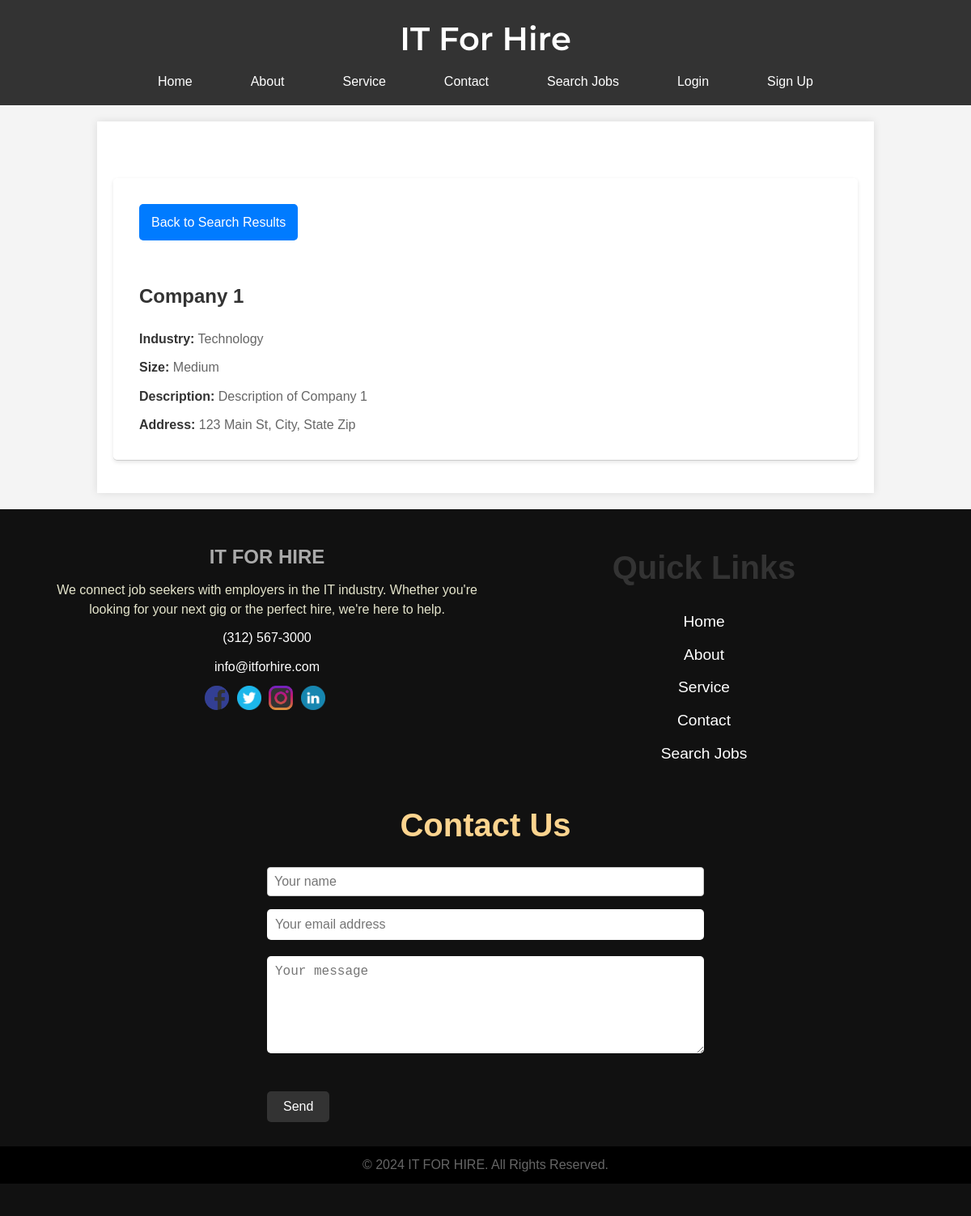
The app's page /company_details.php?company_id=1 with its own data.
### tables this page shows
CREATE TABLE companies (
    company_id INT AUTO_INCREMENT PRIMARY KEY,
    username VARCHAR(50),
    password VARCHAR(255),
    email VARCHAR(100),
    company_name VARCHAR(100),
    industry VARCHAR(100),
    size ENUM('Small', 'Medium', 'Large'),
    description TEXT,
    address TEXT
);

### company_details.php (the view, shortened to what this page needs)
<?php
include('header.php');
include('db.php');
$page = $_GET['page'] ?? 1;
if (isset($_GET['company_id'])) {
    $company_id = intval($_GET['company_id']);
    $sql = "SELECT * FROM companies WHERE company_id = ?";
    $stmt = mysqli_prepare($conn, $sql);
    mysqli_stmt_bind_param($stmt, 'i', $company_id);
    mysqli_stmt_execute($stmt);
    $result = mysqli_stmt_get_result($stmt);
    if ($row = mysqli_fetch_assoc($result)) {
        echo "<main><section>";
        echo "<a href='search.php?page=" . $page . "' class='apply-button'>Back to Search Results</a>";
        echo "<h2>" . htmlspecialchars($row['company_name']) . "</h2>";
        echo "<p><strong>Industry:</strong> " . htmlspecialchars($row['industry']) . "</p>";
        echo "<p><strong>Size:</strong> " . htmlspecialchars($row['size']) . "</p>";
        echo "<p><strong>Description:</strong> " . htmlspecialchars($row['description']) . "</p>";
        echo "<p><strong>Address:</strong> " . htmlspecialchars($row['address']) . "</p>";
        echo "</section></main>";
    } else {
        echo "<p>Company not found.</p>";
    }
} else {
    echo "<p>Invalid company ID.</p>";
}
include('footer.php');
?>

### css/style.css (style rules this page uses)
:root { --header-bg-color: #333; }
body { font-family: Arial, sans-serif; background-color: #c9d0d4; margin: 0 auto; max-width: 1980px; }
main { max-width: 1700px; margin: 0 auto; padding: 0 20px; }
h2 { font-size: 1.8rem; margin-bottom: 20px; color: #333; }
p { line-height: 1.8; margin-bottom: 10px; color: #555; }
section { margin-top: 50px; }
.apply-button { background-color: #4CAF50; color: white; padding: 10px 20px; text-align: center; text-decoration: none; display: inline-block; border-radius: 5px; transition: background-color 0.3s; border: none; cursor: pointer; }
* { margin: 0; padding: 0; box-sizing: border-box; }
body { font-family: 'Montserrat', sans-serif; background-color: #f5f5f5; color: #333; line-height: 1.6; padding: 20px; }

### css/footer.css (style rules this page uses)
body { font-family: Arial, sans-serif; line-height: 1.6; margin: 0; padding: 0; background-color: #f4f4f4; }
main { padding: 2rem; }
section { background-color: #fff; padding: 2rem; border-radius: 5px; box-shadow: 0 2px 5px rgba(0, 0, 0, 0.1); }

### footer.php (style rules this page uses)
h2 { color: #baf8ba; }

### company_details.php (style rules this page uses)
body { font-family: Arial, sans-serif; background-color: #f4f4f4; margin: 0; padding: 0; }
main { background: white; width: 80%; margin: 20px auto; padding: 20px; box-shadow: 0 0 10px rgba(0,0,0,0.1); }
section { border-bottom: 1px solid #ccc; padding-bottom: 20px; margin-bottom: 20px; }
h2 { color: #333; font-size: 24px; }
p { color: #666; font-size: 16px; line-height: 1.6; }
p strong { color: #333; }
.apply-button, .active { background-color: #007BFF; color: white; padding: 10px 15px; text-decoration: none; border-radius: 5px; transition: background-color 0.3s; margin-bottom: 50px; }

### records on screen
companies: company_name "Company 1", industry "Technology", size "Medium", description "Description of Company 1", address "123 Main St, City, State Zip"
